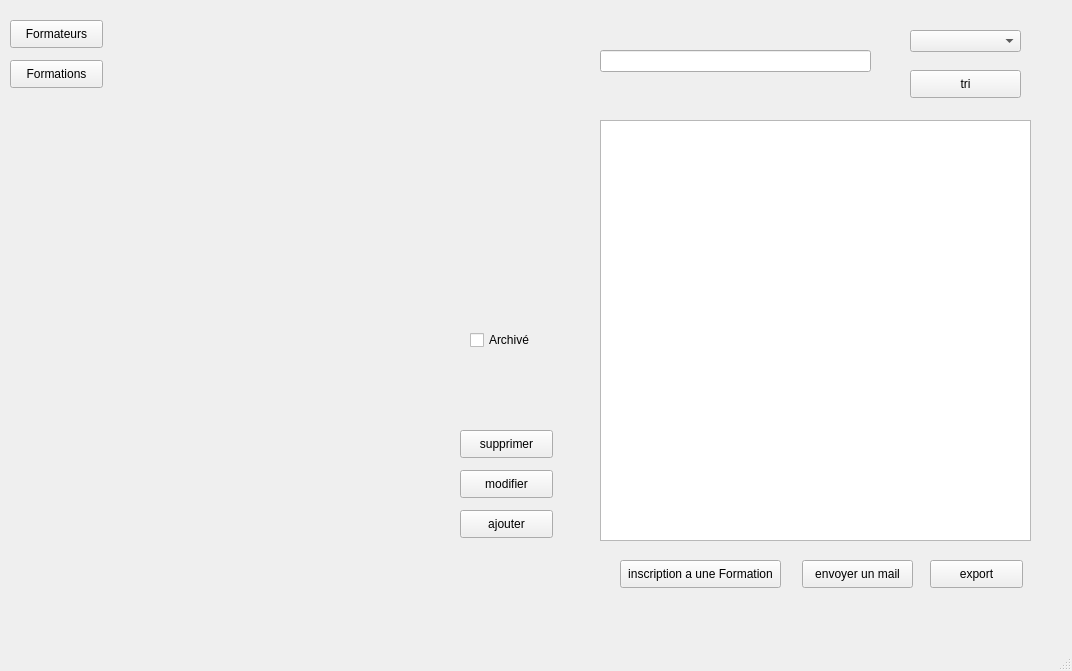
<?xml version="1.0" encoding="UTF-8"?>
<ui version="4.0">
 <class>MainWindow</class>
 <widget class="QMainWindow" name="MainWindow">
  <property name="geometry">
   <rect>
    <x>0</x>
    <y>0</y>
    <width>1072</width>
    <height>671</height>
   </rect>
  </property>
  <property name="windowTitle">
   <string>MainWindow</string>
  </property>
  <widget class="QWidget" name="centralwidget">
   <widget class="QTableView" name="View">
    <property name="geometry">
     <rect>
      <x>600</x>
      <y>120</y>
      <width>431</width>
      <height>421</height>
     </rect>
    </property>
   </widget>
   <widget class="QPushButton" name="pushButton_2">
    <property name="geometry">
     <rect>
      <x>460</x>
      <y>510</y>
      <width>93</width>
      <height>28</height>
     </rect>
    </property>
    <property name="text">
     <string>ajouter</string>
    </property>
   </widget>
   <widget class="QLineEdit" name="lineEdit">
    <property name="geometry">
     <rect>
      <x>600</x>
      <y>50</y>
      <width>271</width>
      <height>22</height>
     </rect>
    </property>
   </widget>
   <widget class="QComboBox" name="typeRecharche">
    <property name="geometry">
     <rect>
      <x>910</x>
      <y>30</y>
      <width>111</width>
      <height>22</height>
     </rect>
    </property>
   </widget>
   <widget class="QPushButton" name="pushButton_3">
    <property name="geometry">
     <rect>
      <x>930</x>
      <y>560</y>
      <width>93</width>
      <height>28</height>
     </rect>
    </property>
    <property name="text">
     <string>export</string>
    </property>
   </widget>
   <widget class="QLabel" name="stat">
    <property name="geometry">
     <rect>
      <x>30</x>
      <y>220</y>
      <width>341</width>
      <height>381</height>
     </rect>
    </property>
    <property name="text">
     <string/>
    </property>
   </widget>
   <widget class="QPushButton" name="supprimer">
    <property name="geometry">
     <rect>
      <x>460</x>
      <y>430</y>
      <width>93</width>
      <height>28</height>
     </rect>
    </property>
    <property name="text">
     <string>supprimer</string>
    </property>
   </widget>
   <widget class="QPushButton" name="pushButton_4">
    <property name="geometry">
     <rect>
      <x>10</x>
      <y>20</y>
      <width>93</width>
      <height>28</height>
     </rect>
    </property>
    <property name="text">
     <string>Formateurs</string>
    </property>
   </widget>
   <widget class="QPushButton" name="pushButton_5">
    <property name="geometry">
     <rect>
      <x>10</x>
      <y>60</y>
      <width>93</width>
      <height>28</height>
     </rect>
    </property>
    <property name="text">
     <string>Formations</string>
    </property>
   </widget>
   <widget class="QPushButton" name="tri">
    <property name="geometry">
     <rect>
      <x>910</x>
      <y>70</y>
      <width>111</width>
      <height>28</height>
     </rect>
    </property>
    <property name="text">
     <string>tri</string>
    </property>
   </widget>
   <widget class="QPushButton" name="pushButton">
    <property name="geometry">
     <rect>
      <x>460</x>
      <y>470</y>
      <width>93</width>
      <height>28</height>
     </rect>
    </property>
    <property name="text">
     <string>modifier</string>
    </property>
   </widget>
   <widget class="QPushButton" name="mail">
    <property name="geometry">
     <rect>
      <x>802</x>
      <y>560</y>
      <width>111</width>
      <height>28</height>
     </rect>
    </property>
    <property name="text">
     <string>envoyer un mail</string>
    </property>
   </widget>
   <widget class="QPushButton" name="pushButton_6">
    <property name="geometry">
     <rect>
      <x>620</x>
      <y>560</y>
      <width>161</width>
      <height>28</height>
     </rect>
    </property>
    <property name="text">
     <string>inscription a une Formation</string>
    </property>
   </widget>
   <widget class="QCheckBox" name="archive">
    <property name="geometry">
     <rect>
      <x>470</x>
      <y>330</y>
      <width>83</width>
      <height>20</height>
     </rect>
    </property>
    <property name="text">
     <string>Archivé</string>
    </property>
   </widget>
  </widget>
  <widget class="QMenuBar" name="menubar">
   <property name="geometry">
    <rect>
     <x>0</x>
     <y>0</y>
     <width>1072</width>
     <height>22</height>
    </rect>
   </property>
  </widget>
  <widget class="QStatusBar" name="statusbar"/>
 </widget>
 <resources/>
 <connections/>
</ui>
